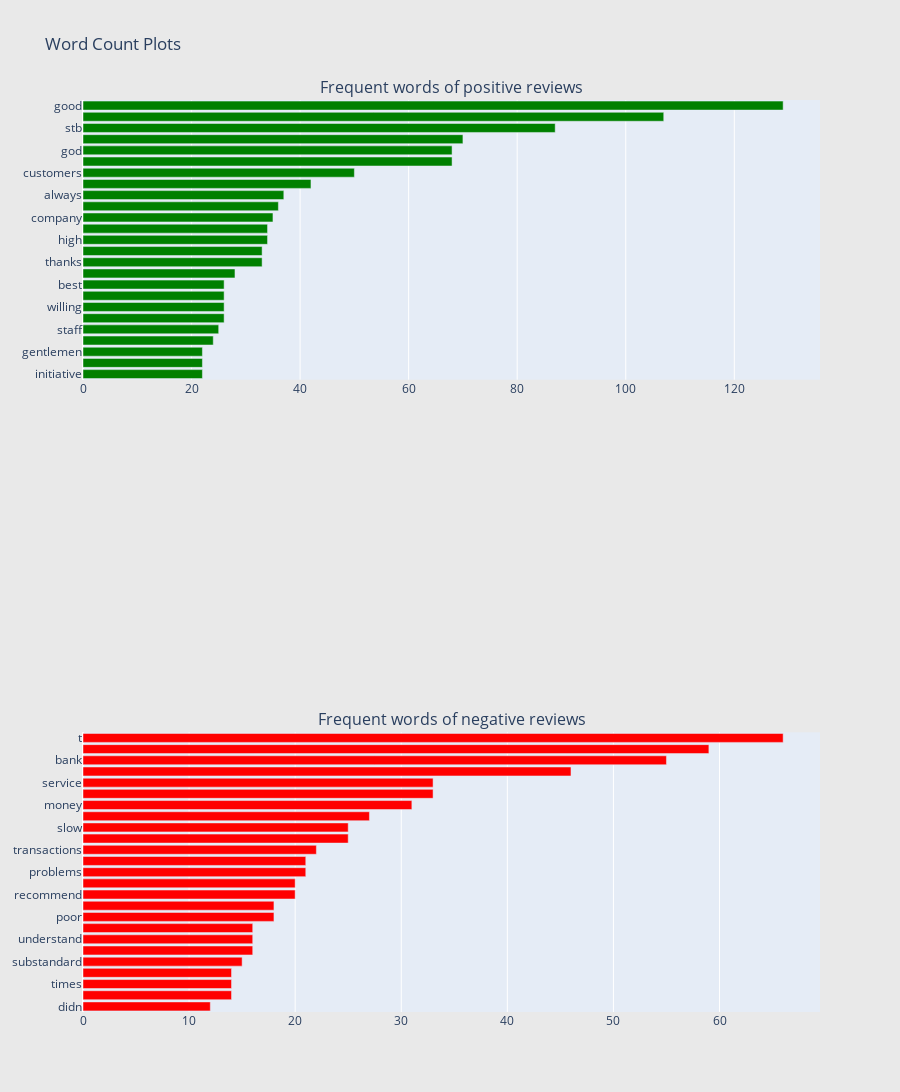

This figure's notebook cell:
### Code cell
#Filtering data
# filtrer les données en fonction du sentiment positif ou négatif
review_pos = df[df["sentiment"]=='positive'].dropna()
# review_neu = process_reviews[process_reviews["sentiment"]=='Neutral'].dropna()
review_neg = df[df["sentiment"]=='negative'].dropna()

## custom function for ngram generation ##
def generate_ngrams(text, n_gram=1):
    token = [token for token in text.lower().split(" ") if token != "" if token not in STOPWORDS]
    ngrams = zip(*[token[i:] for i in range(n_gram)])
    return [" ".join(ngram) for ngram in ngrams]

## custom function for horizontal bar chart ##
def horizontal_bar_chart(df, color):
    trace = go.Bar(
        y=df["word"].values[::-1],
        x=df["wordcount"].values[::-1],
        showlegend=False,
        orientation = 'h',
        marker=dict(
            color=color,
        ),
    )
    return trace


## Get the bar chart from positive reviews ##
freq_dict = defaultdict(int)
for sent in review_pos["review"]:
    for word in generate_ngrams(sent):
        freq_dict[word] += 1
fd_sorted = pd.DataFrame(sorted(freq_dict.items(), key=lambda x: x[1])[::-1])

fd_sorted.columns = ["word", "wordcount"]
trace0 = horizontal_bar_chart(fd_sorted.head(25), 'green')

## Get the bar chart from neutral reviews ##
# freq_dict = defaultdict(int)
# for sent in review_neu["reviews"]:
#     for word in generate_ngrams(sent):
#         freq_dict[word] += 1
# fd_sorted = pd.DataFrame(sorted(freq_dict.items(), key=lambda x: x[1])[::-1])
# fd_sorted.columns = ["word", "wordcount"]
# trace1 = horizontal_bar_chart(fd_sorted.head(25), 'grey')

## Get the bar chart from negative reviews ##
freq_dict = defaultdict(int)
for sent in review_neg["review"]:
    for word in generate_ngrams(sent):
        freq_dict[word] += 1
fd_sorted = pd.DataFrame(sorted(freq_dict.items(), key=lambda x: x[1])[::-1])
fd_sorted.columns = ["word", "wordcount"]
trace2 = horizontal_bar_chart(fd_sorted.head(25), 'red')

# Creating two subplots
fig = tools.make_subplots(rows=3, cols=1, vertical_spacing=0.04,
                          subplot_titles=["Frequent words of positive reviews", "",
                                          "Frequent words of negative reviews"])
fig.append_trace(trace0, 1, 1)
# fig.append_trace(trace1, 2, 1)
fig.append_trace(trace2, 3, 1)
fig['layout'].update(height=1200, width=900, paper_bgcolor='rgb(233,233,233)', title="Word Count Plots")
iplot(fig, filename='word-plots')

### Figure 1 — Plotly figure (JSON) as saved in the notebook; plotly's stock layout.template omitted (floating-point values rounded to 4 significant figures)
{"data": [{"marker": {"color": "green"}, "orientation": "h", "showlegend": false, "type": "bar", "x": [22, 22, 22, 24, 25, 26, 26, 26, 26, 28, 33, 33, 34, 34, 35, 36, 37, 42, 50, 68, 68, 70, 87, 107, 129], "xaxis": "x", "y": ["initiative", "use", "gentlemen", "excellent", "staff", "tunisian", "willing", "s", "best", "success", "thanks", "morals", "high", "treatment", "company", "may", "always", "services", "customers", "branch", "god", "thank", "stb", "bank", "good"], "yaxis": "y"}, {"marker": {"color": "red"}, "orientation": "h", "showlegend": false, "type": "bar", "x": [12, 14, 14, 14, 15, 16, 16, 16, 18, 18, 20, 20, 21, 21, 22, 25, 25, 27, 31, 33, 33, 46, 55, 59, 66], "xaxis": "x3", "y": ["didn", "victim", "times", "online", "substandard", "wasn", "understand", "answer", "poor", "anyone", "recommend", "loan", "problems", "tunisia", "transactions", "difficult", "slow", "don", "money", "tried", "service", "stb", "bank", "account", "t"], "yaxis": "y3"}], "layout": {"annotations": [{"font": {"size": 16}, "showarrow": false, "text": "Frequent words of positive reviews", "x": 0.5, "xanchor": "center", "xref": "paper", "y": 1, "yanchor": "bottom", "yref": "paper"}, {"font": {"size": 16}, "showarrow": false, "text": "Frequent words of negative reviews", "x": 0.5, "xanchor": "center", "xref": "paper", "y": 0.3067, "yanchor": "bottom", "yref": "paper"}], "height": 1200, "paper_bgcolor": "rgb(233,233,233)", "title": {"text": "Word Count Plots"}, "width": 900, "xaxis": {"anchor": "y", "domain": [0, 1]}, "xaxis2": {"anchor": "y2", "domain": [0, 1]}, "xaxis3": {"anchor": "y3", "domain": [0, 1]}, "yaxis": {"anchor": "x", "domain": [0.6933, 1]}, "yaxis2": {"anchor": "x2", "domain": [0.3467, 0.6533]}, "yaxis3": {"anchor": "x3", "domain": [0, 0.3067]}}}
